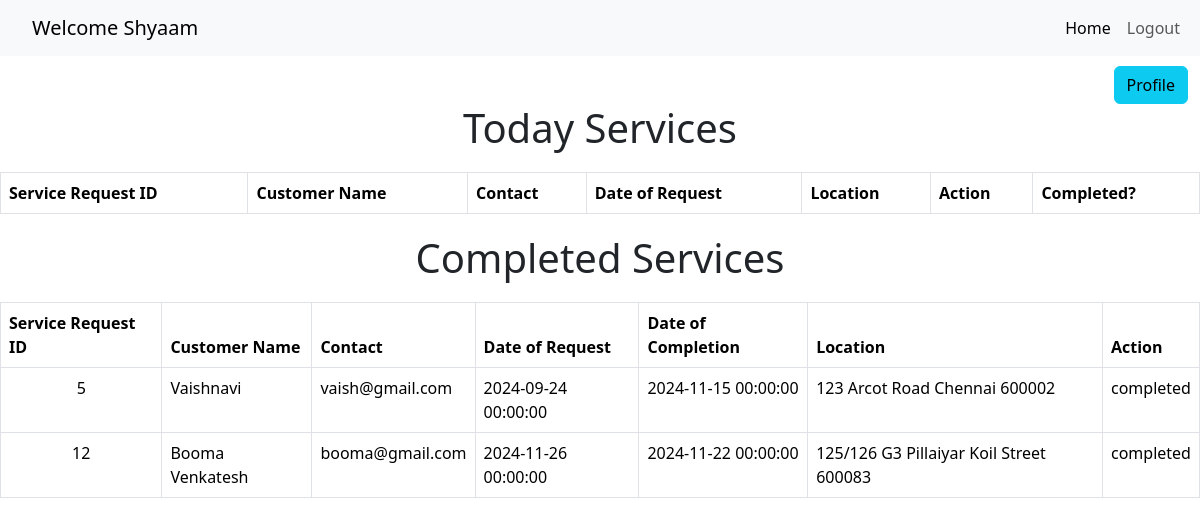
Screenshot of /sphomepage/5 (signed in) with the database file from the repository.
### application/models.py (models this page shows, shortened)
class ServiceProfessional(db.Model):
    __tablename__ = 'service_professionals'
    id = db.Column(db.Integer, primary_key=True)
    email = db.Column(db.String(120), unique=True, nullable=False)
    password = db.Column(db.String(120), nullable=False)
    full_name = db.Column(db.String(100), nullable=False)
    service_id = db.Column(db.Integer, db.ForeignKey('services.service_id'), nullable=False)
    experience = db.Column(db.Integer, nullable=False)
    profile_doc = db.Column(db.String(200), nullable=False)
    address = db.Column(db.String(200), nullable=False)
    pincode = db.Column(db.String(10), nullable=False)
    date_created = db.Column(db.DateTime, default=date.today())
    status = db.Column(db.String(50), nullable=False)
    service = db.relationship('Service', backref='service_professionals', lazy=True)

class ServiceRequest(db.Model):
    __tablename__ = 'service_requests'
    serv_req_id = db.Column(db.Integer, primary_key=True)
    service_id = db.Column(db.Integer, db.ForeignKey('services.service_id'), nullable=False)
    cust_id = db.Column(db.Integer, db.ForeignKey('customers.id'), nullable=False)
    professional_id = db.Column(db.Integer, db.ForeignKey('service_professionals.id'), nullable=True)
    date_of_req = db.Column(db.DateTime, default=date.today)
    date_of_completion = db.Column(db.DateTime, nullable=True)
    service_status = db.Column(db.String(50), nullable=False)  # requested, assigned, completed
    remarks = db.Column(db.Text, nullable=True)
    professional = db.relationship('ServiceProfessional', backref='service_requests', lazy=True)
    customer = db.relationship('Customer', backref='service_requests', lazy=True)

class Customer(db.Model):
    __tablename__ = 'customers'
    id = db.Column(db.Integer, primary_key=True)
    email = db.Column(db.String(120), unique=True, nullable=False)
    password = db.Column(db.String(120), nullable=False)
    full_name = db.Column(db.String(100), nullable=False)
    address = db.Column(db.String(200), nullable=False)
    pincode = db.Column(db.String(10), nullable=False)

### app.py (the view)
@app.route('/sphomepage/<int:id>', methods = ['GET'])
def sphomepage(id):
    professional = ServiceProfessional.query.get(id)
    service_requests = ServiceRequest.query.filter_by(professional_id = id)
    return render_template("sphomepage.html", professional = professional, service_requests = service_requests)

### templates/sphomepage.html (shortened to what this page needs)
<!DOCTYPE html>
<html lang="en">
<head>
    <link href="https://cdn.jsdelivr.net/npm/bootstrap@5.3.3/dist/css/bootstrap.min.css" rel="stylesheet">
</head>
<body>
    <nav class="navbar navbar-expand-lg navbar-light bg-light">
        <div class="container-fluid">
          <a class="navbar-brand" href="#">Welcome {{ professional.full_name }}</a>
          <div class="collapse navbar-collapse" id="navbarNavAltMarkup">
            <div class="navbar-nav">
              <a class="nav-link active" aria-current="page" href="#">Home</a>
              <a class="nav-link" href="{{ url_for('logout') }}">Logout</a>
            </div>
          </div>
        </div>
    </nav>
    {% if professional %}
        <div class="container" style="padding-top: 10px; float: right;">
            <a href="{{url_for('professionalprofile', id = professional.id)}}" class="btn btn-info">Profile</a>
        </div>
    {% else %}
        <p>Service Professional information not available</p>
    {% endif %}
    <div class="heading">
        <h1>Today Services</h1>
    </div>
    <div class="table-container">
        <table class="table table-bordered">
            <thead>
                <tr>
                    <th>Service Request ID</th>
                    <th>Customer Name</th>
                    <th>Contact</th>
                    <th>Date of Request</th>
                    <th>Location</th>
                    <th>Action</th>
                    <th>Completed?</th>
                </tr>
            </thead>
        </table>
    </div>
    <div class="heading">
        <h1>Completed Services</h1>
    </div>
    <div class="table-container">
        <table class="table table-bordered">
            <thead>
                <tr>
                    <th>Service Request ID</th>
                    <th>Customer Name</th>
                    <th>Contact</th>
                    <th>Date of Request</th>
                    <th>Date of Completion</th>
                    <th>Location</th>
                    <th>Action</th>
                </tr>
            </thead>
            <tbody>
                {% for service_request in service_requests %}
                {% if service_request.service_status == 'completed' %}
                <tr>
                    <td style="text-align: center;">{{service_request.serv_req_id}}</td>
                    <td>{{service_request.customer.full_name}}</td>
                    <td>{{service_request.customer.email}}</td>
                    <td>{{service_request.date_of_req}}</td>
                    <td>{{service_request.date_of_completion}}</td>
                    <td>{{service_request.customer.address + " " + service_request.customer.pincode }}</td>
                    <td>{{service_request.service_status}}</td>
                </tr>
                {% endif %}
                {% endfor %}
            </tbody>
        </table>
    </div>
</body>
</html>

### templates/sphomepage.html (style rules this page uses)
.navbar-nav { margin-left: auto; }
.container-fluid { padding-left: 2rem; }
.container { display: flex; justify-content: flex-end; }
.heading { text-align: center; margin-top: 20px; margin-bottom: 20px; }
.table-container { margin-top: 20px; }

### rows the page displays
ServiceProfessional: full_name "Shyaam"
ServiceRequest: serv_req_id "5", customer.full_name "Vaishnavi", customer.email "vaish@gmail.com", date_of_req "2024-09-24 00:00:00", date_of_completion "2024-11-15 00:00:00", customer "123 Arcot Road Chennai 600002", service_status "completed"
ServiceRequest: serv_req_id "12", customer.full_name "Booma Venkatesh", customer.email "booma@gmail.com", date_of_req "2024-11-26 00:00:00", date_of_completion "2024-11-22 00:00:00", customer "125/126 G3 Pillaiyar Koil Street 600083", service_status "completed"
